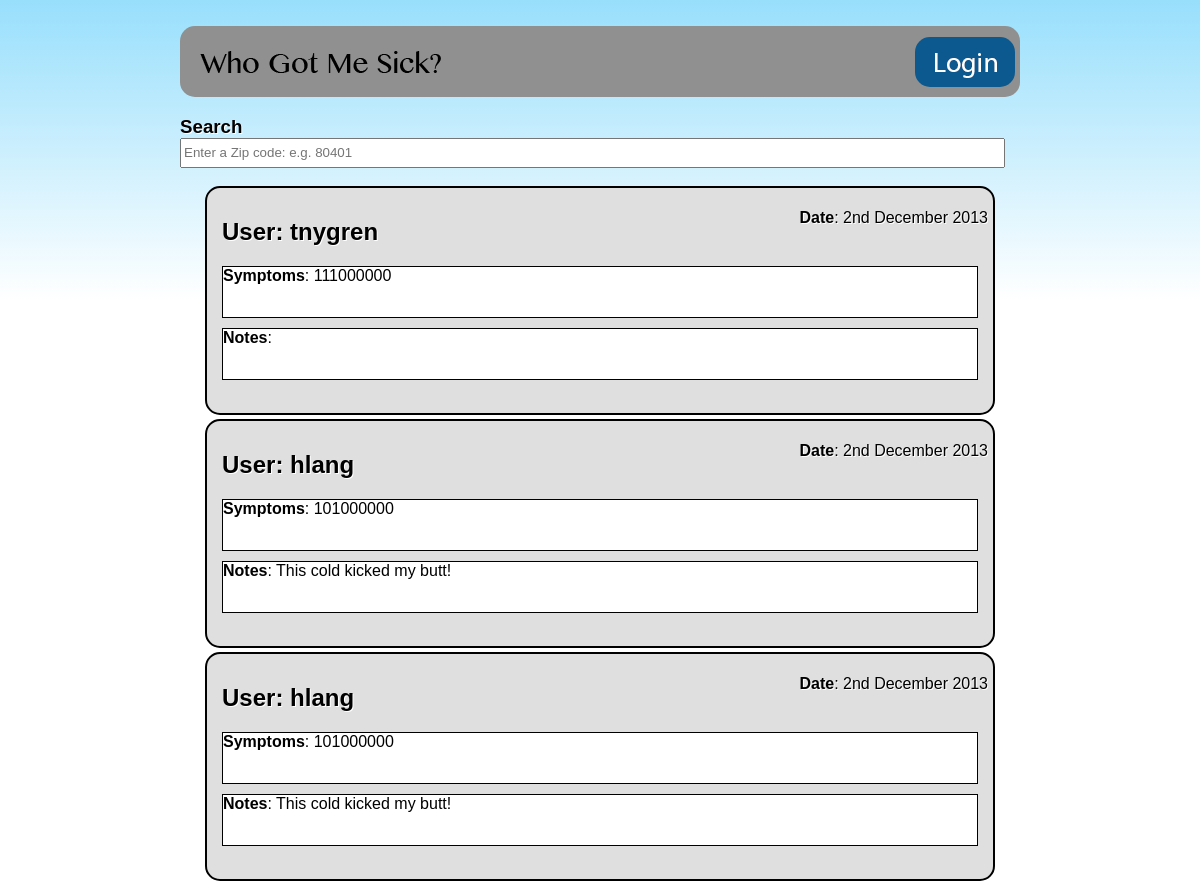
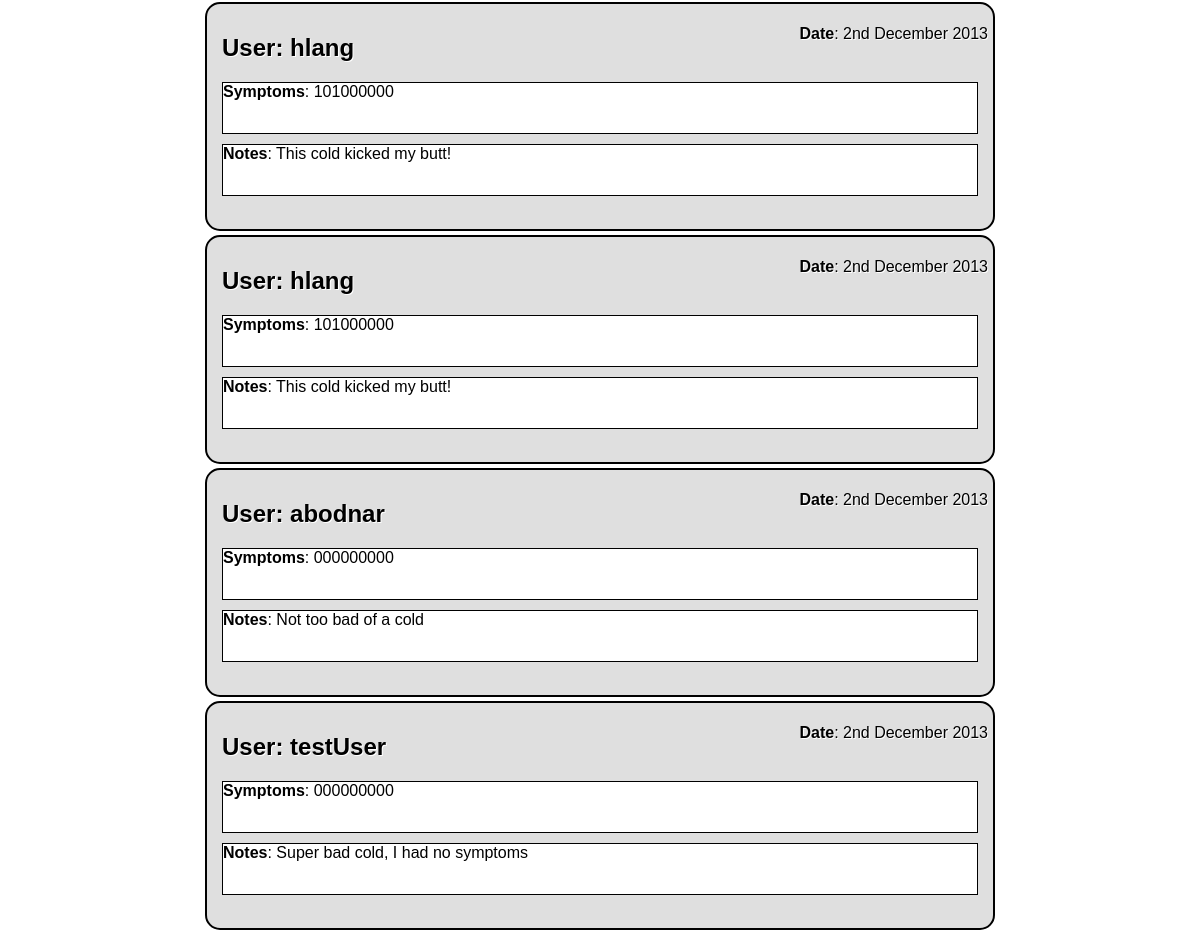
The page / on the database its author committed (2 pictures, top to bottom).
### tables this page shows
create table reports (
		id int unsigned not null AUTO_INCREMENT primary key,
		user_id int not null,
		zip_code int not null,
		symptoms char(9) not null,
		note char(255),
		date timestamp not null);

create table users (
		id int unsigned not null AUTO_INCREMENT primary key,
		username char(30) not null,
		password char(50) not null,
		settings blob not null,
		date_joined timestamp not null);

### index.php (the view, shortened to what this page needs)
<?php
	include('dbcontrol.php');
	if (isset($_GET)) {
		if (empty($_GET['searchTerm'])) {
			$search_query = "select * from users, reports where user_id=users.id;";
		}
		else {
			$search_query = "select * from users, reports where user_id=users.id and location_id=\"".$_GET['searchTerm']."\";";
			unset($_GET);
		}
	}
?>
<html>
<head>
	<link rel="stylesheet" type="text/css" href="global.css">
	<link rel="stylesheet" type="text/css" href="index.css">
	<link rel="stylesheet" type="text/css" href="report.css">
</head>
<body>
	<article class="top">
		<div id="logo"></div>
	<?php
		if (isset($_SESSION['valid_user'])) {
			echo "<div id='account_button' onClick='onAccountClicked();'></div>";
			echo "<div id='report_button'></div>";
			echo "<div id='logout_button' onClick='onLogoutClicked();'></div>";
		} else {
			echo "<div id='login_button'></div>";
		}
	?>
	</article>
	<article class="search">
		<form action="index.php" method="get">
			<h3>Search
			<input type="text" name="searchTerm" size="100%" placeholder="Enter a Zip code: e.g. 80401" pattern="\d\d\d\d\d" style="height:30px">
			</h3>
		</form>
	</article>
	<?php
		$result = $db->query($search_query);
		if ($result->num_rows == 0) {
			echo "<h1>There are no sicknesses in this area</h1><br>";
		} else {
			while($row = mysqli_fetch_array($result)){
				$timestamp = strtotime($row['date']);
				echo "<article class='main'>";
				echo "<h1><b>User</b>: ". $row['username'] ."</h1>";
				echo "<div class='symptoms'><b>Symptoms</b>: ". $row['symptoms'] ."</div>";
				echo "<div class='notes'><b>Notes</b>: ". $row['note'] ."</div>";
				echo "<p class='top_right'><b>Date</b>: ". date("jS F o", $timestamp) ."</p>";
				echo "</article>";
			}
		}
	?>
</body>
</html>

### global.css (style rules this page uses)
#logo { background: url('Images/Logo.png'); background-repeat: no-repeat; width: 250px; height: 50px; margin-top: 7px; margin-bottom: 8px; margin-left: 15px; }
#login_button, #logout_button { position:absolute; text-indent:0; display:inline-block; color:#909090; font-weight:bold; font-style:normal; height:50px; line-height:50px; width:100px; text-decoration:none; text-align:center; text-shadow:1px 1px 0px #ffffff; border-radius: 15px; top:15%; }
#login_button, #logout_button { right:5px; }
#login_button { background: url('Images/LoginButton.png'); }
body { font-family:Arial, Helvetica, sans-serif; text-shadow:1px 1px 0px #ffffff; right: auto; margin-left: auto; margin-right: auto; width: 70%; background: -webkit-linear-gradient(top, #98DFFC 0%,#ffffff 300px); }
.top { background-color:#909090; margin-right: auto; margin-left: auto; position:relative; padding: 5px 35px 1px 0px; border-radius: 15px; }

### index.css (style rules this page uses)
body { font-family:Arial, Helvetica, sans-serif; text-shadow:1px 1px 0px #ffffff; right: auto; margin-left: auto; margin-right: auto; width: 70%; background: -webkit-linear-gradient(top, #98DFFC 0%,#ffffff 300px); }

### report.css (style rules this page uses)
.main { width: 90%; position:relative; margin-left: auto; margin-bottom: 4px; background-color:#dfdfdf; text-align:left; font-size:12pt; border-style:solid; border-width:5px; border-color:black; border-width:2px; margin-right: auto; border:2px solid #000; border-radius: 15px; padding: 10px 15px; height: 205px; }
.top_right { position:absolute; top:5px; right:5px; }
.notes { height:50px; overflow:auto; background:#fff; border: 1px solid #000; }
.symptoms { height:50px; overflow:auto; background:#fff; margin-bottom:10px; border: 1px solid #000; }

### rows shown on the page
reports: user.username "tnygren", symptoms "111000000", date "2nd December 2013"
reports: user.username "hlang", symptoms "101000000", note "This cold kicked my butt!", date "2nd December 2013"
reports: user.username "hlang", symptoms "101000000", note "This cold kicked my butt!", date "2nd December 2013"
reports: user.username "hlang", symptoms "101000000", note "This cold kicked my butt!", date "2nd December 2013"
reports: user.username "hlang", symptoms "101000000", note "This cold kicked my butt!", date "2nd December 2013"
reports: user.username "abodnar", symptoms "000000000", note "Not too bad of a cold", date "2nd December 2013"
reports: user.username "testUser", symptoms "000000000", note "Super bad cold, I had no symptoms", date "2nd December 2013"
